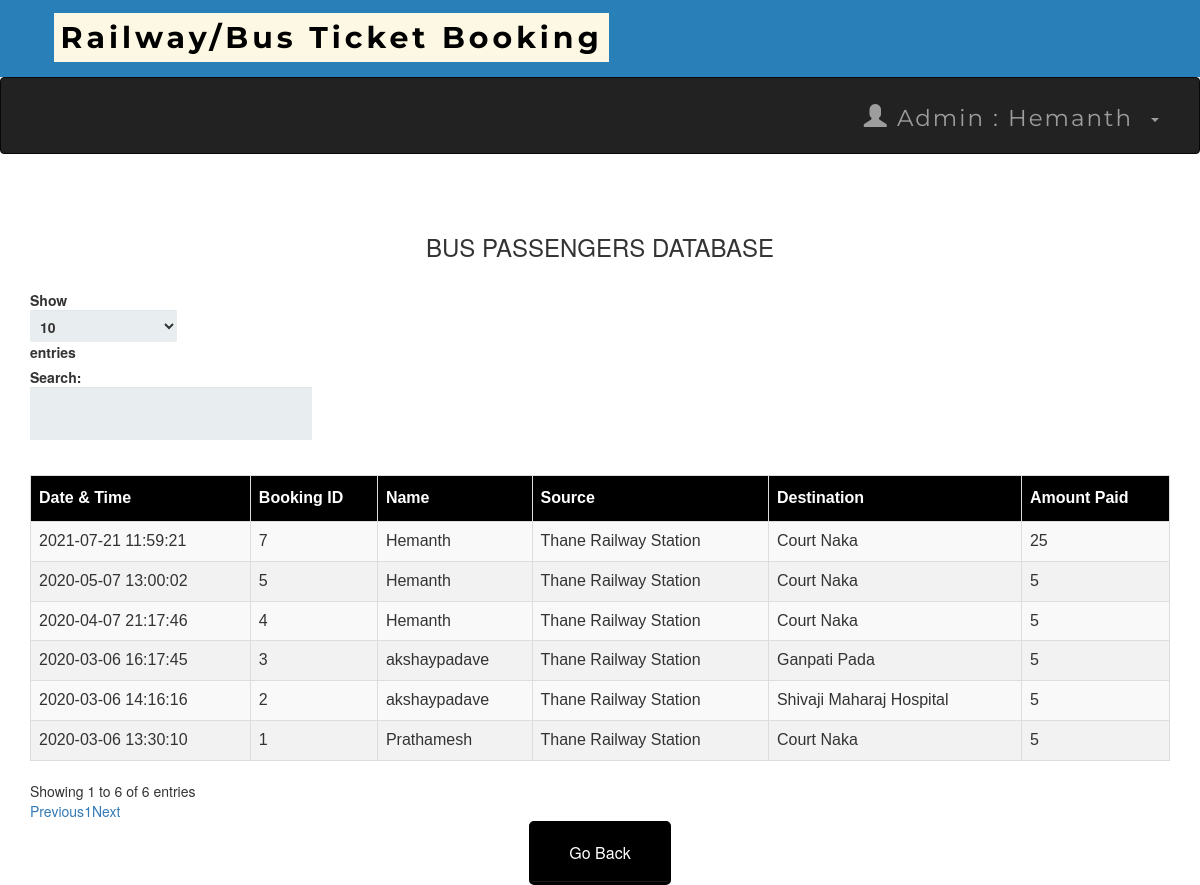
The page /adminbusdb.php (signed in) on the database its author committed.
### tables this page shows
CREATE TABLE `bustransactions` (
  `T_No.` int(10) NOT NULL,
  `email` varchar(50) NOT NULL,
  `source` varchar(50) NOT NULL,
  `dest` varchar(50) NOT NULL,
  `Name` varchar(50) NOT NULL,
  `Bus_No` int(11) NOT NULL,
  `NoOfpass` int(11) NOT NULL,
  `card_no` int(25) NOT NULL,
  `expmonth` int(2) NOT NULL,
  `expyear` int(2) NOT NULL,
  `cvv` int(3) NOT NULL,
  `pin` int(4) NOT NULL,
  `Date` datetime NOT NULL DEFAULT current_timestamp(),
  `Amt` int(10) NOT NULL
);

### adminbusdb.php (the view, shortened to what this page needs)
<?php
include 'connect.php' ;
include 'adminheader.php';
?>
 <!DOCTYPE html>
 <html>
 <link rel='stylesheet' href='index.css'>
      <head>
           <link rel="stylesheet" href="https://maxcdn.bootstrapcdn.com/bootstrap/3.3.6/css/bootstrap.min.css" />
           <link rel="stylesheet" href="https://cdn.datatables.net/1.10.12/css/dataTables.bootstrap.min.css" />
      </head>
      <body>
           <br /><br />
           <div class="container">
                <h3 align="center">BUS PASSENGERS DATABASE</h3>
                <br />
                <div class="table-responsive">
                     <table id="data" class="table table-striped table-bordered">
                          <thead>
                               <tr>
                                    <th> Date & Time</th>
                                    <th> Booking ID  </th>
                                    <th> Name </th>
                                    <th> Source </th>
                                    <th> Destination </th>
                                    <th> Amount Paid</th>
                               </tr>
                          </thead>
                          <tbody>
  <?php
   $result = mysqli_query($connect , "select * From bustransactions");
  while ($row = mysqli_fetch_assoc($result)):
  ?>
  <tr>
    <td><?php echo $row['Date']; ?></td>
    <td><?php echo $row['T_No.']; ?></td>
    <td><?php echo $row['Name']; ?></td>
    <td><?php echo $row['source']; ?></td>
    <td><?php echo $row['dest']; ?></td>
    <td><?php echo $row['Amt']; ?></td>
    </tr>
  <?php endwhile; ?>
</tbody>
                     </table>
                </div>
           </div>
      </body>
 </html>
<table align='center'>
<tr>
  <td><a href='admin.php'><button style="background-color: black ; border-color:black "  ><span style="color:white">Go Back </span> </button></a></td>
 </tr>

### index.css (style rules this page uses)
*, *:before, *:after { -moz-box-sizing: border-box; -webkit-box-sizing: border-box; box-sizing: border-box; }
a { text-decoration:none; }
td { text-align: center; }
button { padding: 19px 39px 18px 39px; color: #FFF; background-color: #a8db34; font-size: 18px; text-align: center; font-style: normal; border-radius: 5px; width: 100%; border: 1px solid #71db34; border-width: 1px 1px 3px; box-shadow: 0 -1px 0 rgba(255,255,255,0.1) inset; margin-bottom: 10px; }

### adminbusdb.php (style rules this page uses)
table#data { font-size:16px; font-family: "Trebuchet MS", Arial, Helvetica, sans-serif; border-collapse: collapse; border-spacing: 0; width: 100%; }
#data td, #data th { border: 1px solid #ddd; text-align: left; padding: 8px; }
#data tr:nth-child(even) { background-color: #f2f2f2 }
#data th { padding-top: 11px; padding-bottom: 11px; background-color: black; color: white; }

### rows shown on the page
bustransactions: Date "2020-03-06 13:30:10", value "1", Name "Prathamesh", source "Thane Railway Station", dest "Court Naka", Amt "5"
bustransactions: Date "2020-03-06 14:16:16", value "2", Name "akshaypadave", source "Thane Railway Station", dest "Shivaji Maharaj Hospital", Amt "5"
bustransactions: Date "2020-03-06 16:17:45", value "3", Name "akshaypadave", source "Thane Railway Station", dest "Ganpati Pada", Amt "5"
bustransactions: Date "2020-04-07 21:17:46", value "4", Name "Hemanth", source "Thane Railway Station", dest "Court Naka", Amt "5"
bustransactions: Date "2020-05-07 13:00:02", value "5", Name "Hemanth", source "Thane Railway Station", dest "Court Naka", Amt "5"
bustransactions: Date "2021-07-21 11:59:21", value "7", Name "Hemanth", source "Thane Railway Station", dest "Court Naka", Amt "25"

### other values the page prints
$_SESSION['name'] "Hemanth"
